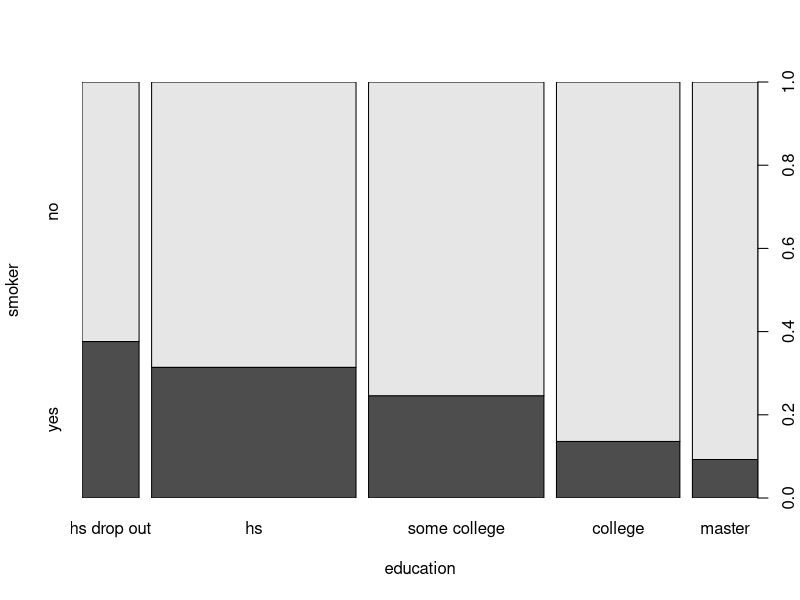
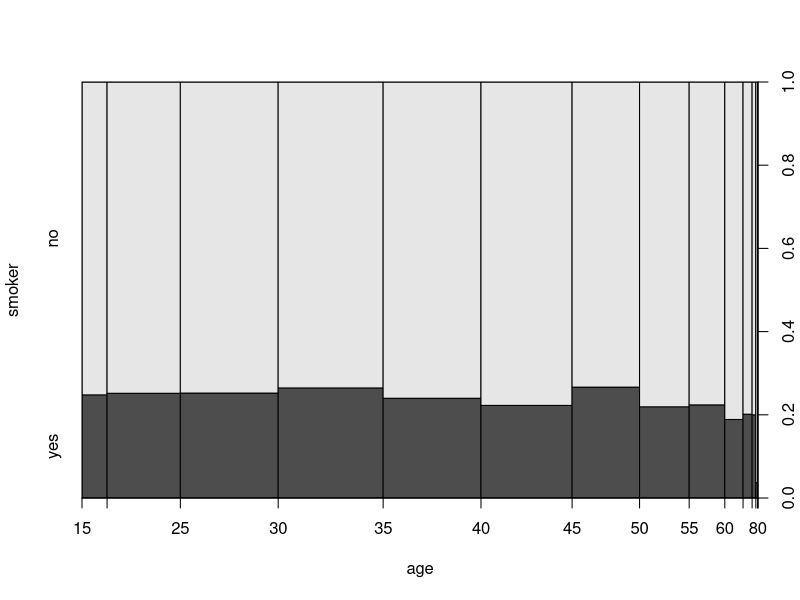
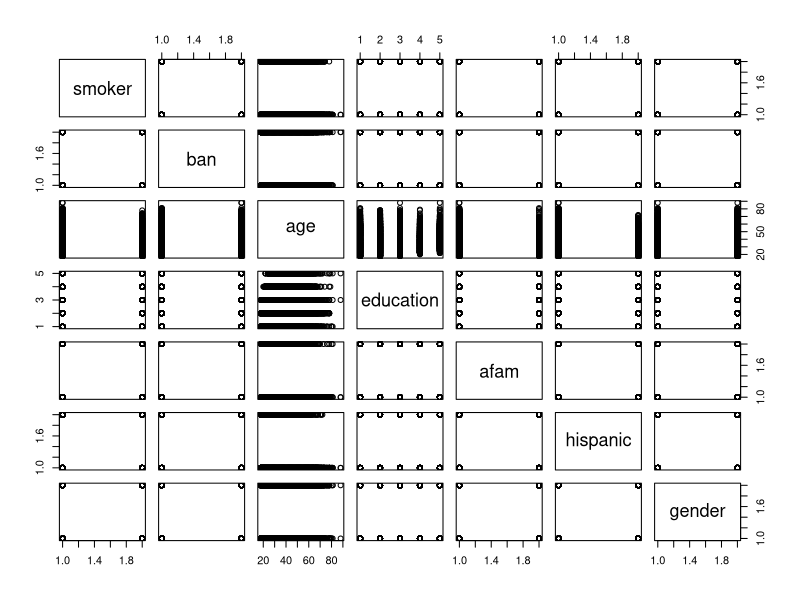
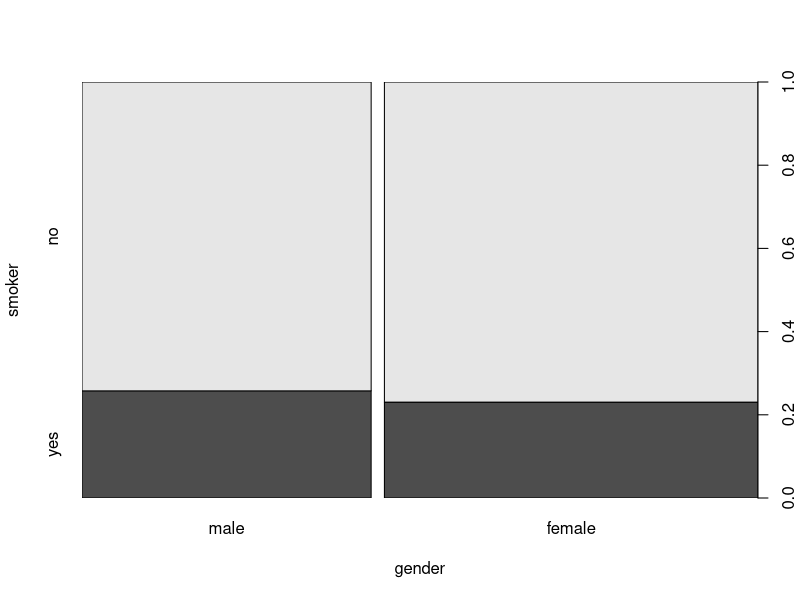

Generate these figures, in order, with R:
library(AER)
data("SmokeBan")
SmokeBan
?SmokeBan
plot(smoker ~ education, data = SmokeBan)
plot(smoker ~ age, data = SmokeBan)
pairs(SmokeBan)
plot(smoker ~ gender, data = SmokeBan)


SmokeBan$smokes <- ifelse(SmokeBan$smoker == "yes", 1, 0)
SmokeBan$notsmokes <- ifelse(SmokeBan$smoker == "no", 1, 0)


allin <- lm(smokes ~ age+education+afam+hispanic+gender, data=SmokeBan)
summary(allin)
